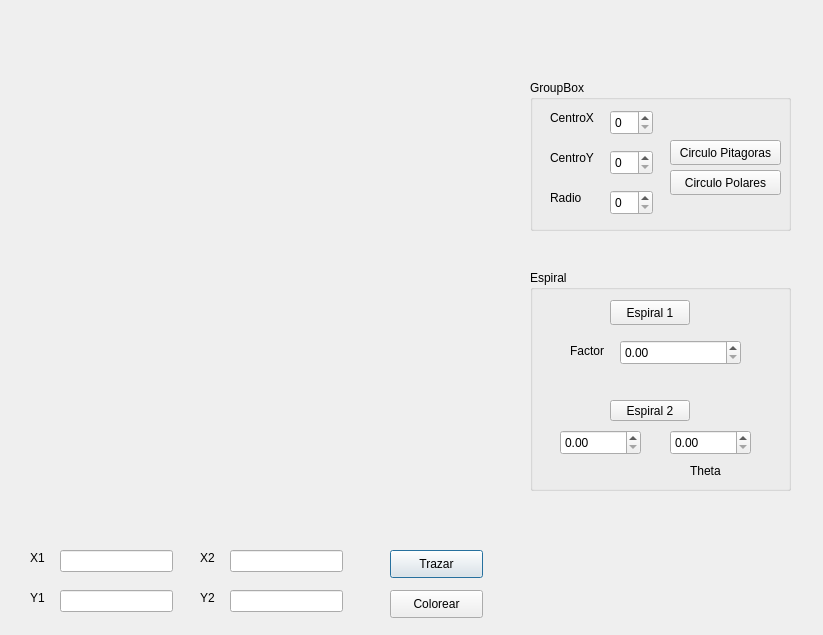
<?xml version="1.0" encoding="UTF-8"?>
<ui version="4.0">
 <class>Dialog</class>
 <widget class="QDialog" name="Dialog">
  <property name="geometry">
   <rect>
    <x>0</x>
    <y>0</y>
    <width>823</width>
    <height>635</height>
   </rect>
  </property>
  <property name="windowTitle">
   <string>Dialog</string>
  </property>
  <widget class="QLineEdit" name="lineEdit">
   <property name="geometry">
    <rect>
     <x>60</x>
     <y>550</y>
     <width>113</width>
     <height>22</height>
    </rect>
   </property>
  </widget>
  <widget class="QLineEdit" name="lineEdit_2">
   <property name="geometry">
    <rect>
     <x>60</x>
     <y>590</y>
     <width>113</width>
     <height>22</height>
    </rect>
   </property>
  </widget>
  <widget class="QLineEdit" name="lineEdit_3">
   <property name="geometry">
    <rect>
     <x>230</x>
     <y>550</y>
     <width>113</width>
     <height>22</height>
    </rect>
   </property>
  </widget>
  <widget class="QLineEdit" name="lineEdit_4">
   <property name="geometry">
    <rect>
     <x>230</x>
     <y>590</y>
     <width>113</width>
     <height>22</height>
    </rect>
   </property>
  </widget>
  <widget class="QLabel" name="label">
   <property name="geometry">
    <rect>
     <x>30</x>
     <y>550</y>
     <width>21</width>
     <height>16</height>
    </rect>
   </property>
   <property name="text">
    <string>X1</string>
   </property>
  </widget>
  <widget class="QLabel" name="label_2">
   <property name="geometry">
    <rect>
     <x>200</x>
     <y>550</y>
     <width>21</width>
     <height>16</height>
    </rect>
   </property>
   <property name="text">
    <string>X2</string>
   </property>
  </widget>
  <widget class="QLabel" name="label_3">
   <property name="geometry">
    <rect>
     <x>30</x>
     <y>590</y>
     <width>21</width>
     <height>16</height>
    </rect>
   </property>
   <property name="text">
    <string>Y1</string>
   </property>
  </widget>
  <widget class="QLabel" name="label_4">
   <property name="geometry">
    <rect>
     <x>200</x>
     <y>590</y>
     <width>21</width>
     <height>16</height>
    </rect>
   </property>
   <property name="text">
    <string>Y2</string>
   </property>
  </widget>
  <widget class="QPushButton" name="pushButton">
   <property name="geometry">
    <rect>
     <x>390</x>
     <y>550</y>
     <width>93</width>
     <height>28</height>
    </rect>
   </property>
   <property name="text">
    <string>Trazar</string>
   </property>
  </widget>
  <widget class="QPushButton" name="pushButton_2">
   <property name="geometry">
    <rect>
     <x>390</x>
     <y>590</y>
     <width>93</width>
     <height>28</height>
    </rect>
   </property>
   <property name="text">
    <string>Colorear</string>
   </property>
  </widget>
  <widget class="QWidget" name="widget" native="true">
   <property name="geometry">
    <rect>
     <x>10</x>
     <y>10</y>
     <width>500</width>
     <height>500</height>
    </rect>
   </property>
  </widget>
  <widget class="QGroupBox" name="groupBox">
   <property name="geometry">
    <rect>
     <x>530</x>
     <y>80</y>
     <width>261</width>
     <height>151</height>
    </rect>
   </property>
   <property name="title">
    <string>GroupBox</string>
   </property>
   <widget class="QLabel" name="label_5">
    <property name="geometry">
     <rect>
      <x>20</x>
      <y>30</y>
      <width>56</width>
      <height>16</height>
     </rect>
    </property>
    <property name="text">
     <string>CentroX</string>
    </property>
   </widget>
   <widget class="QLabel" name="label_6">
    <property name="geometry">
     <rect>
      <x>20</x>
      <y>70</y>
      <width>56</width>
      <height>16</height>
     </rect>
    </property>
    <property name="text">
     <string>CentroY</string>
    </property>
   </widget>
   <widget class="QLabel" name="label_7">
    <property name="geometry">
     <rect>
      <x>20</x>
      <y>110</y>
      <width>56</width>
      <height>16</height>
     </rect>
    </property>
    <property name="text">
     <string>Radio</string>
    </property>
   </widget>
   <widget class="QSpinBox" name="spinBox">
    <property name="geometry">
     <rect>
      <x>80</x>
      <y>30</y>
      <width>43</width>
      <height>25</height>
     </rect>
    </property>
    <property name="maximum">
     <number>500</number>
    </property>
   </widget>
   <widget class="QSpinBox" name="spinBox_2">
    <property name="geometry">
     <rect>
      <x>80</x>
      <y>70</y>
      <width>43</width>
      <height>25</height>
     </rect>
    </property>
    <property name="maximum">
     <number>500</number>
    </property>
   </widget>
   <widget class="QSpinBox" name="spinBox_3">
    <property name="geometry">
     <rect>
      <x>80</x>
      <y>110</y>
      <width>43</width>
      <height>25</height>
     </rect>
    </property>
    <property name="maximum">
     <number>500</number>
    </property>
   </widget>
   <widget class="QPushButton" name="pushButton_3">
    <property name="geometry">
     <rect>
      <x>140</x>
      <y>60</y>
      <width>111</width>
      <height>25</height>
     </rect>
    </property>
    <property name="text">
     <string>Circulo Pitagoras</string>
    </property>
   </widget>
   <widget class="QPushButton" name="pushButton_4">
    <property name="geometry">
     <rect>
      <x>140</x>
      <y>90</y>
      <width>111</width>
      <height>25</height>
     </rect>
    </property>
    <property name="text">
     <string>Circulo Polares</string>
    </property>
   </widget>
  </widget>
  <widget class="QGroupBox" name="groupBox_2">
   <property name="geometry">
    <rect>
     <x>530</x>
     <y>270</y>
     <width>261</width>
     <height>221</height>
    </rect>
   </property>
   <property name="title">
    <string>Espiral</string>
   </property>
   <widget class="QPushButton" name="pushButton_5">
    <property name="geometry">
     <rect>
      <x>80</x>
      <y>30</y>
      <width>80</width>
      <height>25</height>
     </rect>
    </property>
    <property name="text">
     <string>Espiral 1</string>
    </property>
   </widget>
   <widget class="QPushButton" name="pushButton_6">
    <property name="geometry">
     <rect>
      <x>80</x>
      <y>130</y>
      <width>80</width>
      <height>21</height>
     </rect>
    </property>
    <property name="text">
     <string>Espiral 2</string>
    </property>
   </widget>
   <widget class="QDoubleSpinBox" name="doubleSpinBox">
    <property name="geometry">
     <rect>
      <x>90</x>
      <y>70</y>
      <width>121</width>
      <height>25</height>
     </rect>
    </property>
    <property name="maximum">
     <double>500.000000000000000</double>
    </property>
   </widget>
   <widget class="QDoubleSpinBox" name="doubleSpinBox_2">
    <property name="geometry">
     <rect>
      <x>30</x>
      <y>160</y>
      <width>81</width>
      <height>25</height>
     </rect>
    </property>
    <property name="maximum">
     <double>500.000000000000000</double>
    </property>
   </widget>
   <widget class="QDoubleSpinBox" name="doubleSpinBox_3">
    <property name="geometry">
     <rect>
      <x>140</x>
      <y>160</y>
      <width>81</width>
      <height>25</height>
     </rect>
    </property>
    <property name="maximum">
     <double>500.000000000000000</double>
    </property>
   </widget>
   <widget class="QLabel" name="label_8">
    <property name="geometry">
     <rect>
      <x>40</x>
      <y>70</y>
      <width>56</width>
      <height>21</height>
     </rect>
    </property>
    <property name="text">
     <string>Factor</string>
    </property>
   </widget>
   <widget class="QLabel" name="label_9">
    <property name="geometry">
     <rect>
      <x>160</x>
      <y>190</y>
      <width>56</width>
      <height>21</height>
     </rect>
    </property>
    <property name="text">
     <string>Theta</string>
    </property>
   </widget>
  </widget>
 </widget>
 <resources/>
 <connections/>
</ui>
